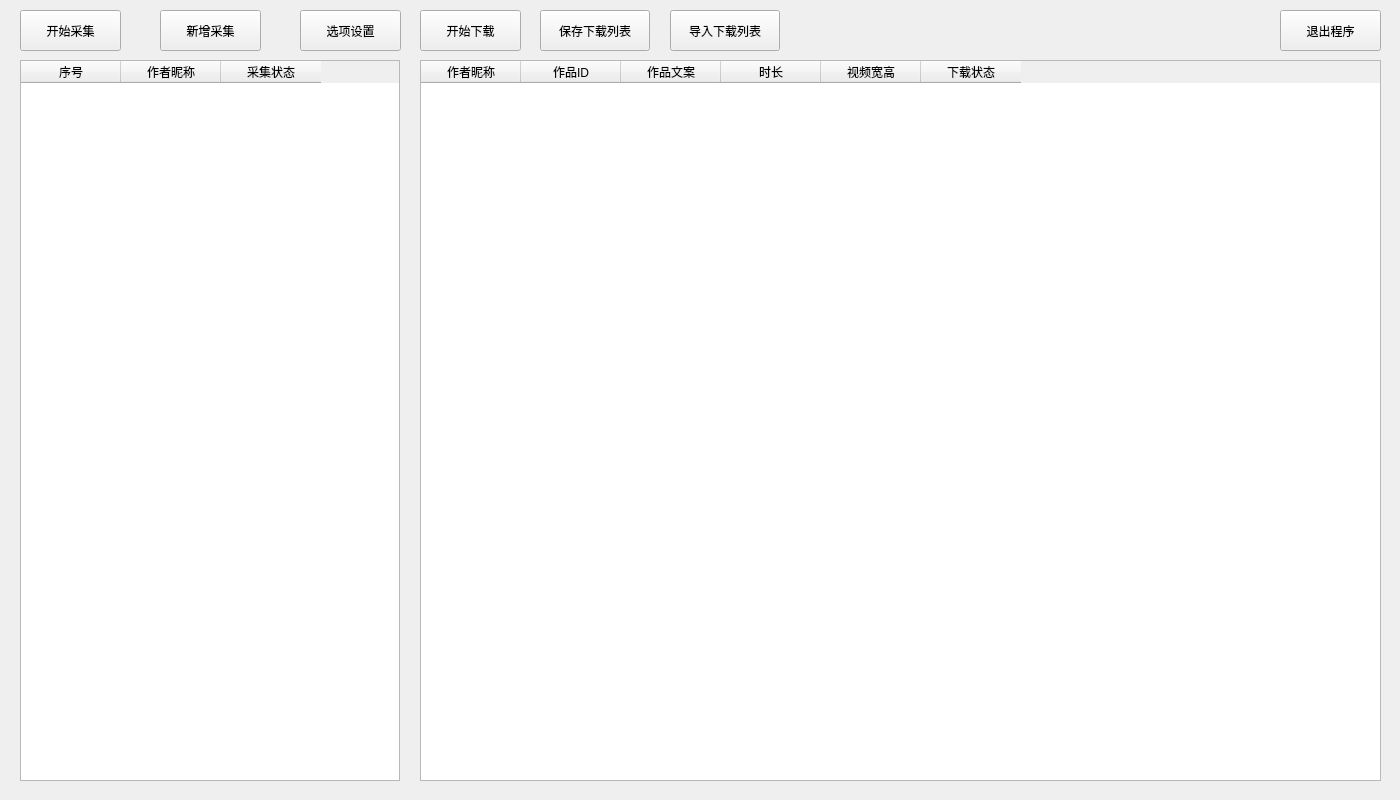
<?xml version="1.0" encoding="UTF-8"?>
<ui version="4.0">
 <class>MainWindow</class>
 <widget class="QMainWindow" name="MainWindow">
  <property name="geometry">
   <rect>
    <x>0</x>
    <y>0</y>
    <width>1400</width>
    <height>800</height>
   </rect>
  </property>
  <property name="windowTitle">
   <string>MainWindow</string>
  </property>
  <property name="styleSheet">
   <string notr="true"/>
  </property>
  <widget class="QWidget" name="centralwidget">
   <widget class="QPushButton" name="btnStart">
    <property name="geometry">
     <rect>
      <x>20</x>
      <y>10</y>
      <width>101</width>
      <height>41</height>
     </rect>
    </property>
    <property name="styleSheet">
     <string notr="true"/>
    </property>
    <property name="text">
     <string>开始采集</string>
    </property>
   </widget>
   <widget class="QTableWidget" name="tw_author">
    <property name="geometry">
     <rect>
      <x>20</x>
      <y>60</y>
      <width>380</width>
      <height>721</height>
     </rect>
    </property>
    <property name="editTriggers">
     <set>QAbstractItemView::NoEditTriggers</set>
    </property>
    <property name="selectionMode">
     <enum>QAbstractItemView::NoSelection</enum>
    </property>
    <property name="selectionBehavior">
     <enum>QAbstractItemView::SelectRows</enum>
    </property>
    <attribute name="verticalHeaderVisible">
     <bool>false</bool>
    </attribute>
    <column>
     <property name="text">
      <string>序号</string>
     </property>
    </column>
    <column>
     <property name="text">
      <string>作者昵称</string>
     </property>
    </column>
    <column>
     <property name="text">
      <string>采集状态</string>
     </property>
    </column>
   </widget>
   <widget class="QPushButton" name="btnAdd">
    <property name="geometry">
     <rect>
      <x>160</x>
      <y>10</y>
      <width>101</width>
      <height>41</height>
     </rect>
    </property>
    <property name="styleSheet">
     <string notr="true"/>
    </property>
    <property name="text">
     <string>新增采集</string>
    </property>
   </widget>
   <widget class="QPushButton" name="btnSet">
    <property name="geometry">
     <rect>
      <x>300</x>
      <y>10</y>
      <width>101</width>
      <height>41</height>
     </rect>
    </property>
    <property name="styleSheet">
     <string notr="true"/>
    </property>
    <property name="text">
     <string>选项设置</string>
    </property>
   </widget>
   <widget class="QPushButton" name="btnClose">
    <property name="geometry">
     <rect>
      <x>1280</x>
      <y>10</y>
      <width>101</width>
      <height>41</height>
     </rect>
    </property>
    <property name="styleSheet">
     <string notr="true"/>
    </property>
    <property name="text">
     <string>退出程序</string>
    </property>
   </widget>
   <widget class="QPushButton" name="btnDownload">
    <property name="geometry">
     <rect>
      <x>420</x>
      <y>10</y>
      <width>101</width>
      <height>41</height>
     </rect>
    </property>
    <property name="styleSheet">
     <string notr="true"/>
    </property>
    <property name="text">
     <string>开始下载</string>
    </property>
   </widget>
   <widget class="QPushButton" name="btnSave">
    <property name="geometry">
     <rect>
      <x>540</x>
      <y>10</y>
      <width>110</width>
      <height>41</height>
     </rect>
    </property>
    <property name="styleSheet">
     <string notr="true"/>
    </property>
    <property name="text">
     <string>保存下载列表</string>
    </property>
   </widget>
   <widget class="QPushButton" name="btnImport">
    <property name="geometry">
     <rect>
      <x>670</x>
      <y>10</y>
      <width>110</width>
      <height>41</height>
     </rect>
    </property>
    <property name="styleSheet">
     <string notr="true"/>
    </property>
    <property name="text">
     <string>导入下载列表</string>
    </property>
   </widget>
   <widget class="QTableWidget" name="tw_works">
    <property name="geometry">
     <rect>
      <x>420</x>
      <y>60</y>
      <width>961</width>
      <height>721</height>
     </rect>
    </property>
    <property name="editTriggers">
     <set>QAbstractItemView::NoEditTriggers</set>
    </property>
    <property name="selectionMode">
     <enum>QAbstractItemView::SingleSelection</enum>
    </property>
    <attribute name="verticalHeaderVisible">
     <bool>false</bool>
    </attribute>
    <column>
     <property name="text">
      <string>作者昵称</string>
     </property>
    </column>
    <column>
     <property name="text">
      <string>作品ID</string>
     </property>
    </column>
    <column>
     <property name="text">
      <string>作品文案</string>
     </property>
    </column>
    <column>
     <property name="text">
      <string>时长</string>
     </property>
    </column>
    <column>
     <property name="text">
      <string>视频宽高</string>
     </property>
    </column>
    <column>
     <property name="text">
      <string>下载状态</string>
     </property>
    </column>
   </widget>
  </widget>
 </widget>
 <resources/>
 <connections/>
 <slots>
  <slot>open()</slot>
 </slots>
</ui>
